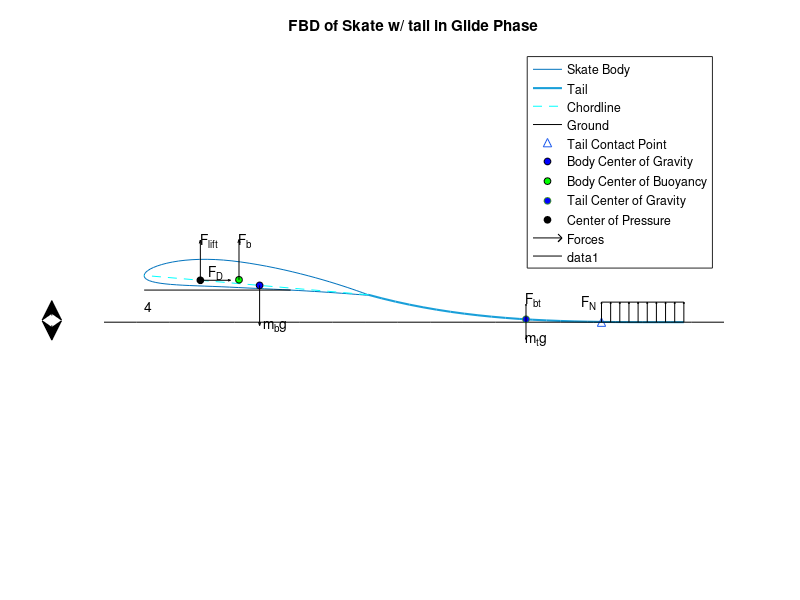
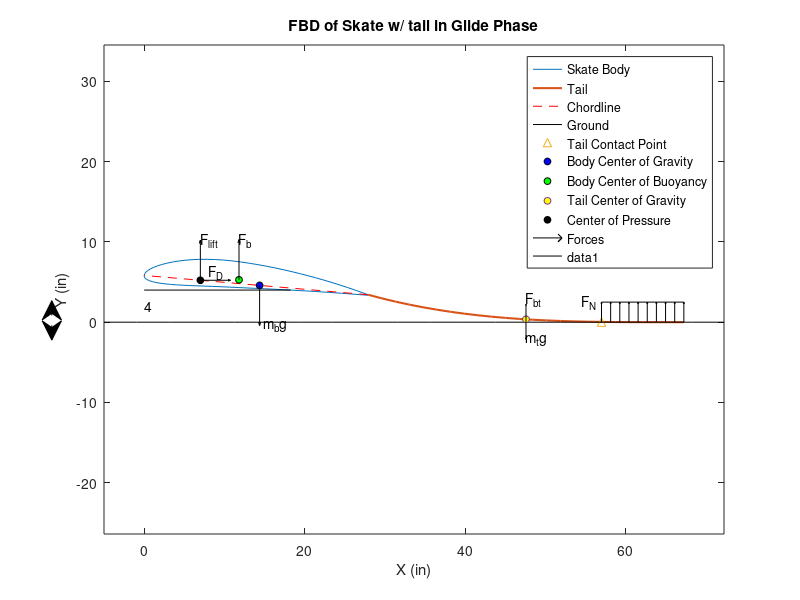

The MATLAB script that drew these images, in order:
clc;close all; clear;


%variables/constants

for onoff = [0,1];
    for r=5%[4,5,6];                %degrees to rotate the foil/angle of attack
        for altitude=4%[3.5,4,4.5];         %assumed altitude in inches
            
            mountloc=18.25;     %inches from nose to leg mounts
            mkrsz=5;           %marker size for cg,cb,cop
            grext= 5;           %distance to extend the ground on both sides of model
            BTLW=1.5;           %body and tail line width
            bodylength=28;      %length of the skate body
            
            Cgx=14.38;          %body center of gravity location
            Cbx=11.812;         %body center of buoyancy location
            Cpx=7;              %body center of pressure location
            
            
            altarrowx=0;        %location of altitude annotation
            %quiver variables
            LL=5;               %arrow length
            mxhdsz=.05;          %maximum head size
            fnscale=.5;         %scaling down the arrows of the line load on tail
            tailscale=.5;       %scale for forces on tail (buoyancy and gravity)
            tbygravratio=.75;   %ratio of sizes of buoyant force to gravitaional
            dragscale=.75;      %scaling down drag force so it doesn't overlap

            %% read NACA file
            %first half is top second is bottom
            [X,Y]=textread('naca4412coordinates.txt','%f %f');
            
            % figure
            % plot(X,Y)
            % axis equal
            
            %% Scaling the figure
            SF=(bodylength/(max(X)-min(X)));
            X=X*SF;
            Y=Y*SF;
            
            %% rotate foil 5 degrees
            R= [cosd(r),-sind(r); sind(r),cosd(r)];
            coord=[X,Y];
            coord5=coord*R;
            
            %new x and y coordinates for foil at 5 degree angle of attack
            x=coord5(:,1);
            y=coord5(:,2);
            
            % figure
            % plot(x,y)
            % axis equal
            
            %% Raising to correct altitude.
            %altitude is assumed to be 4 inches.  altitude is 3.25 with extended legs
            %touching the ground so there is an estimated .75 jump from the legs pushing off the
            %ground.  To touch the ground with an angle of attack of 5 degrees the tail
            %need to be about 3feet plus a few inches to lay along the ground.
            %According to some documentation i found, Skates can have a tail about 1.26
            %times as long as the body.  Ours is closer to 1.5 but i feel thats a
            %reasonable difference to still considered bioinspired.
            
            
            xbottom=x(ceil(length(x)/2):end);
            ybottom=y(ceil(length(y)/2):end);
            YI=interp1(xbottom,ybottom,mountloc); %location of chord line at mountlocation
            y=y+altitude-YI;
            
            % figure
            % plot(x,y)
            % axis equal
            
            %% adding tail
            L1=altitude/sind(r);
            x1=L1/cosd(r)-(bodylength-mountloc);
            
            xtail=[x(1),x(1)+x1,x(1)+x1+1,x(1)+x1+2,x(1)+x1+3];
            ytail=[y(1),0,0,0,0];
            
            cs=spline(xtail,ytail);
            xx=linspace(xtail(1),xtail(end),24);
            xtail=xx;
            ytail=ppval(cs,xx);
            
            %starting to plot
            figure
            hbodytail=plot(x,y,xtail,ytail,'LineWidth',BTLW);
            hold on
            axis equal
            
            %contact point
            ind=find(ytail<.05);
            contactpointx=xtail(ind(1));
            contactpointy=0;
            htcon=plot(contactpointx,contactpointy,'^');
            
            %% adding the ground
            groundx=linspace(-grext,max(xtail)+grext,20);
            groundy=zeros(size(groundx));
            hgr=plot(groundx,groundy,'k');
            
            %% add chord line
            [Val,I]=min(x);
            yzero=interp1(xbottom,ybottom,Val);
            hchord=plot([x(1),Val],[y(1),y(I)],'--r');
            
            
            %% add Cg,Cb,Cop
            
            %body center of gravity
            %Cg estimate.  Put in line with force from legs and on the chord line so that kicking causes
            %minimal rotation.
            
            Cgy=interp1([x(1),Val],[y(1),y(I)],Cgx);
            hcg=plot(Cgx,Cgy,'ok','markersize',mkrsz,'markerfacecolor','b'); %blue
            
            %body center of buoyancy
            %taken from solidworks by changing all parts to same material and finding
            %center of gravity since center of bouyancy is the Cg of the water
            %displaced
            
            Cby=interp1([x(1),Val],[y(1),y(I)],Cbx)+0.478;
            hcb=plot(Cbx,Cby,'ok','markersize',mkrsz,'markerfacecolor','g'); %green
            
            %body center of pressure
            %taken from solidworks flow simulation of skate
            
            Cpy=interp1([x(1),Val],[y(1),y(I)],Cpx);
            hcp=plot(Cpx,Cpy,'ok','markersize',mkrsz,'markerfacecolor','k'); %black
            
            %tail center of gravity/buoyancy
            tcgx=mean(xtail);
            tcgy=interp1(xtail,ytail,tcgx);
            htcg=plot(tcgx,tcgy,'o','markersize',mkrsz,'markerfacecolor','y'); %yellow
            
            
            %% Plot forces
            %Normal force on tail
            fnx=linspace(contactpointx,max(xtail),10);
            fny=ones(size(fnx))*contactpointy;
            fnu=zeros(size(fnx));
            fnv=ones(size(fnx))*LL*fnscale;
            
            %line load
             lnx=[contactpointx,max(xtail)];
             lny=[LL*fnscale,LL*fnscale];
             plot(lnx,lny,'k')
            
            %lift
            fnx(end+1)=Cpx;
            fny(end+1)=Cpy;
            fnu(end+1)=0;
            fnv(end+1)=LL;
            
            %body buoyant force
            fnx(end+1)=Cbx;
            fny(end+1)=Cby;
            fnu(end+1)=0;
            fnv(end+1)=LL;
            
            %body weight
            fnx(end+1)=Cgx;
            fny(end+1)=Cgy;
            fnu(end+1)=0;
            fnv(end+1)=-LL;
            
            %drag
            fnx(end+1)=Cpx;
            fny(end+1)=Cpy;
            fnu(end+1)=LL*dragscale;
            fnv(end+1)=0;
            
            %tail grav
            fnx(end+1)=tcgx;
            fny(end+1)=tcgy;
            fnu(end+1)=0;
            fnv(end+1)=-LL*tailscale;
            
            %tail buoy
            fnx(end+1)=tcgx;
            fny(end+1)=tcgy;
            fnu(end+1)=0;
            fnv(end+1)=LL*tailscale*tbygravratio;
            
            %plot
            %qfn=quiver(fnx,fny,fnu,fnv,LLfraction,'k');
            qfn=quiver(fnx,fny,fnu,fnv,'k','autoscale','off','maxheadsize',mxhdsz);
            %% label forces
            %lift
            text(Cpx,Cpy+5,'F_{lift}')
            text(Cbx,Cby+5,'F_b')
            text(Cpx+1,Cpy+1,'F_D')
            text(Cgx+.5,Cgy-5,'m_bg')
            text(contactpointx-2.5,5*fnscale,'F_N')
            text(tcgx,tcgy+(5*tailscale),'F_{bt}')
            text(tcgx,tcgy-(5*tailscale),'m_tg')
            
            %% legend
            legend([hbodytail;hchord;hgr;htcon;hcg;hcb;htcg;hcp;qfn],'Skate Body','Tail',...
                'Chordline','Ground','Tail Contact Point','Body Center of Gravity',...
                'Body Center of Buoyancy', 'Tail Center of Gravity',...
                'Center of Pressure','Forces')
            
            %% Title and labels
            title('FBD of Skate w/ tail in Glide Phase')
            xlabel('X (in)')
            ylabel('Y (in)')
                
            if onoff==1
                axis on
%                 set(gca,'YMinorTick','on')
%                 grid on
%                 grid minor
            else
                axis off
                whitebg(gcf,'w')
            end
            
            
            %% altitude annotation
            spce=1; %size of space for text 
            %draw horizontal line from mountloc
            plot([0,mountloc],[altitude,altitude],'k')
            
            %insert arrows
            ylimits=ylim;
            ylimdist=abs(ylimits(2)-ylimits(1));
            xlimits=xlim;
            xlimdist=abs(xlimits(2)-xlimits(1));
            
            annotation('arrow',[(altarrowx-xlimits(1))/xlimdist,(altarrowx-xlimits(1))/xlimdist],...
                [((altitude/2)+(spce/2)-ylimits(1))/ylimdist,(altitude-ylimits(1))/ylimdist]);
            text(altarrowx,altitude/2,num2str(altitude));
            annotation('arrow',[(altarrowx-xlimits(1))/xlimdist,(altarrowx-xlimits(1))/xlimdist],...
                [((altitude/2)-(spce/2)-ylimits(1))/ylimdist,(0-ylimits(1))/ylimdist])
            
            
%             text(0,-5,['angle of attack = ' num2str(r) ' degree'])
%             text(0,-7,['altitude = ' num2str(altitude) ' inches'])
% 
        end
    end
end





